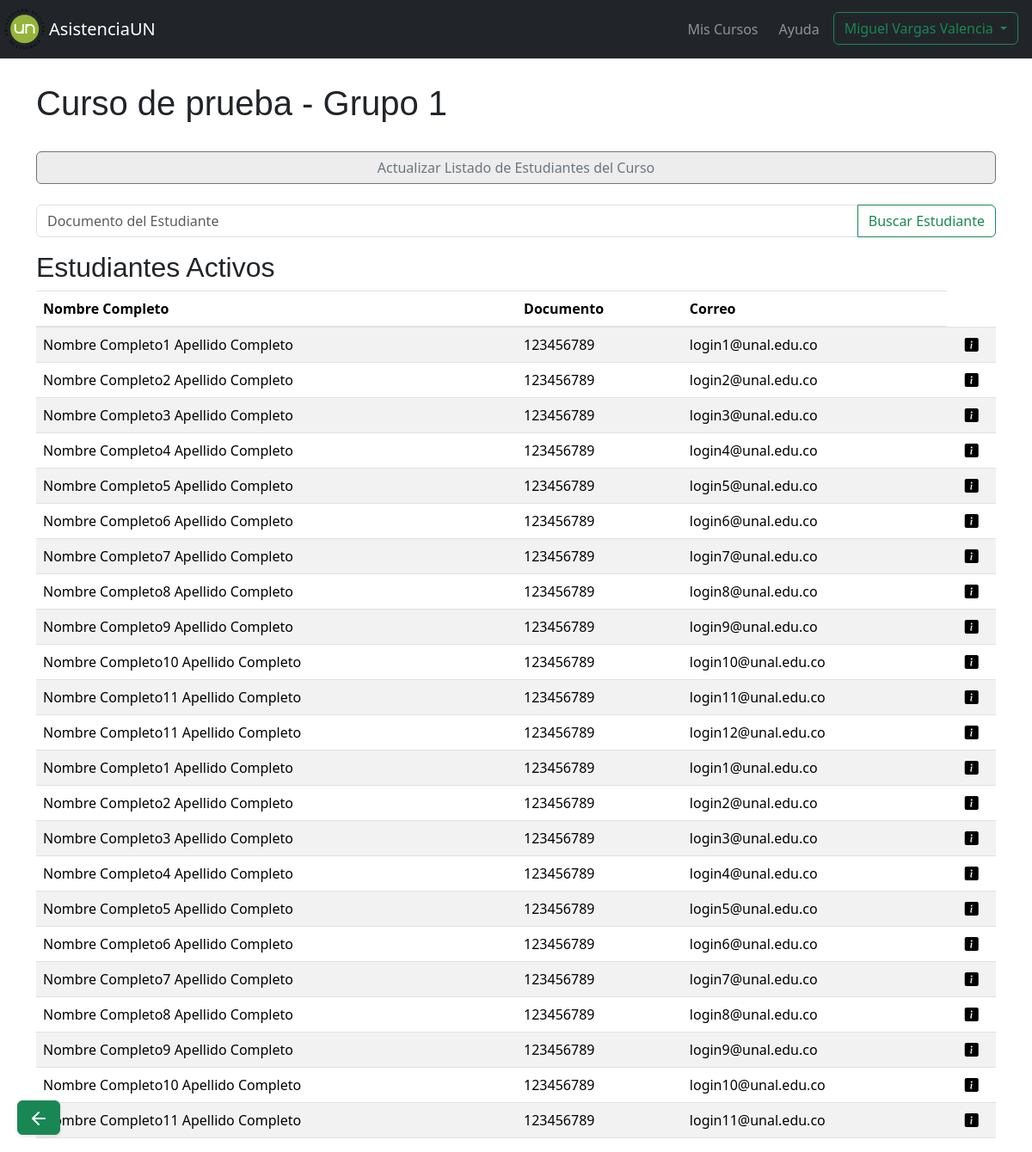
Page /listar_estudiantes_curso/30/ (signed in) on the committed database.
### myapp/models.py (models this page shows)
class Profesores(models.Model):
    user = models.OneToOneField(User, on_delete=models.CASCADE,null=True)
    documento_profesor = models.CharField(max_length=20, null=False)
    nombres_profesor = models.CharField(max_length=100, null=False)
    apellidos_profesor = models.CharField(max_length=100, null=False)

class Grupos(models.Model):
    id_grupo = models.AutoField(primary_key=True)
    nombre_grupo = models.CharField(max_length=50, null=False)
    curso_grupo = models.ForeignKey(Cursos, on_delete=models.CASCADE)
    estudiantes_grupo = models.ManyToManyField(Estudiantes, through='Inscripcion')

class Cursos(models.Model):
    id_curso = models.AutoField(primary_key=True)
    nombre_curso = models.CharField(max_length=100, null=False)
    anio_curso = models.IntegerField(null=False)
    semestre_curso = models.CharField(max_length=2, null=False, choices=[('1S', '1S'), ('2S', '2S')])
    fecha_creacion_curso = models.DateTimeField(auto_now_add=True)
    profesor_curso = models.ForeignKey(Profesores, on_delete=models.CASCADE)

class Estudiantes(models.Model):
    user = models.OneToOneField(User, on_delete=models.CASCADE,null=True)
    documento_estudiante = models.CharField(max_length=20, null=False)
    nombres_estudiante = models.CharField(max_length=100, null=False)
    apellidos_estudiante = models.CharField(max_length=100, null=False)
    plan_estudio = models.ForeignKey(PlanesEstudio, on_delete=models.CASCADE, null=True)

### myapp/views.py (the view)
# urls.py: path('listar_estudiantes_curso/<int:grupo>/', views.listar_estudiantes_curso,name="listar_estudiantes_curso"),
@login_required
def listar_estudiantes_curso(request,grupo):
    if  'profesor_id' in request.session:
        profesor = Profesores.objects.get(id=request.session['profesor_id'])
        grupo = Grupos.objects.get(id_grupo=grupo)
        try:
            if request.method == 'POST':
                if 'actualizarEstudiantes' in request.POST:
                    archivo = request.FILES['archivo_estudiantes']
                    actualizar = actualizar_estudiantes.actualizar_grupo_estudiantes(archivo, grupo.id_grupo)
                    cantidad=actualizar.ejecutar()
                    estudiantes_activos = grupo.estudiantes_grupo.filter(inscripcion__estado=True).order_by('apellidos_estudiante')
                    estudiantes_inactivos = grupo.estudiantes_grupo.filter(inscripcion__estado=False).order_by('apellidos_estudiante')
                    return render(request, 'profesores/listar_estudiantes_curso.html', {'grupo': grupo,'profesor': profesor, 'estudiantes_activos': estudiantes_activos,'estudiantes_inactivos':estudiantes_inactivos, 'mensaje_actualizacion': f'Estudiantes actualizados: {cantidad[0]} estudiantes nuevos, {cantidad[1]} estudiantes eliminados'})
                elif 'buscar_estudiante' in request.POST:
                    documento = request.POST.get('documento')
                    documento= '' if documento is None else documento
                    estudiantes_activos = grupo.estudiantes_grupo.filter(inscripcion__estado=True, documento_estudiante__startswith=documento).order_by('apellidos_estudiante')
                    estudiantes_inactivos = grupo.estudiantes_grupo.filter(inscripcion__estado=False, documento_estudiante__startswith=documento).order_by('apellidos_estudiante')
                    return render(request, 'profesores/listar_estudiantes_curso.html', {'grupo': grupo,'profesor': profesor, 'estudiantes_activos': estudiantes_activos,'estudiantes_inactivos':estudiantes_inactivos})
            else:
                estudiantes_activos = grupo.estudiantes_grupo.filter(inscripcion__estado=True).order_by('apellidos_estudiante')
                estudiantes_inactivos = grupo.estudiantes_grupo.filter(inscripcion__estado=False).order_by('apellidos_estudiante')
                return render(request, 'profesores/listar_estudiantes_curso.html', {'grupo': grupo,'profesor': profesor, 'estudiantes_activos': estudiantes_activos,'estudiantes_inactivos':estudiantes_inactivos})
        except Exception as e:
            print(e)
            return redirect('informacion_curso',grupo=grupo.id_grupo)
    else:
        return redirect('index')

### myapp/templates/profesores/listar_estudiantes_curso.html (shortened to what this page needs)
{% extends "profesores/format.html" %}
{% block content %}
<div class="container mt-5 pt-5">
    <h1 class="pb-4">{{grupo.curso_grupo.nombre_curso}} - Grupo {{grupo.nombre_grupo}}</h1>
    <div class="d-grid gap-2 pb-4">
        <button type="button" class="btn btn-outline-secondary btn-validar-listado" data-bs-toggle="modal"
            data-bs-target="#actualizarEstudiantes">
            Actualizar Listado de Estudiantes del Curso
        </button>
    </div>
    <form method="POST">
        <div class="input-group mb-3">
            <input type="text" class="form-control" aria-label="Search" placeholder="Documento del Estudiante"
                aria-describedby="search-button" name="documento">
            <div class="input-group-append">
                <button class="btn btn-outline-success" type="submit" id="search-button" name="buscar_estudiante">Buscar
                    Estudiante</button>
            </div>
        </div>
    </form>
    {% if estudiantes_activos %}
    <h2>Estudiantes Activos</h2>
    <div class="table-responsive">
        <table class="table table-striped table-hover" style="min-width: 800px;">
            <thead>
                <tr>
                    <th>Nombre Completo</th>
                    <th>Documento</th>
                    <th>Correo</th>
                </tr>
            </thead>
            <tbody>
                {% for estudiante in estudiantes_activos %}
                <tr>
                    <td>{{estudiante.nombres_estudiante}} {{estudiante.apellidos_estudiante}}</td>
                    <td>{{estudiante.documento_estudiante}}</td>
                    <td>{{estudiante.user.email}}</td>
                    <td class="text-center"><a class="nav-link" href="{% url 'informacion_estudiante' estudiante.id %}"><i class="bi bi-info-square-fill" style="cursor: pointer;"></i></a></td>
                </tr>
                {% endfor %}
            </tbody>
        </table>
    </div>
    {% endif %}
</div>
{% endblock %}

### myapp/templates/profesores/format.html (shortened to what this page needs)
{% load static %}
<!DOCTYPE html>
<html lang="en">
<head>
    <link rel="stylesheet" href="https://stackpath.bootstrapcdn.com/bootstrap/4.5.2/css/bootstrap.min.css">
    <link href="https://cdn.jsdelivr.net/npm/bootstrap@5.3.3/dist/css/bootstrap.min.css" rel="stylesheet">
    <link href="https://getbootstrap.com/docs/5.3/assets/css/docs.css" rel="stylesheet">
    <link rel="stylesheet" href="{% static 'css/formato.css'%}">
    <link href="https://cdn.jsdelivr.net/npm/bootstrap-icons@1.7.1/font/bootstrap-icons.css" rel="stylesheet">
</head>
<body>
    <nav class="navbar navbar-expand-lg navbar-dark bg-dark fixed-top">
        <img src="{% static 'img/logounal.png'%}" alt="Logo UNAL">
        <a class="navbar-brand" href="{% url 'cursos_estudiantes' %}">AsistenciaUN</a>
        <div class="collapse navbar-collapse" id="navbarNav">
            <ul class="navbar-nav ml-auto">
                <li class="nav-item">
                    <a class="nav-link ml-2" href="{% url 'cursos_estudiantes' %}">Mis Cursos</a>
                </li>
                <li class="nav-item">
                    <a class="nav-link ml-2" href="#">Ayuda</a>
                </li>
                <li class="nav-item pl-2 pr-3 ">
                    <div class="btn-group" style="display: block;" role="group">
                        {% if profesor %}
                        <button type="button" class="btn btn-outline-success dropdown-toggle" data-bs-toggle="dropdown"
                            aria-expanded="false">
                            {{profesor.nombres_profesor}} {{profesor.apellidos_profesor}}
                        </button>
                        {% elif estudiante %}
                        <button type="button" class="btn btn-outline-success dropdown-toggle" data-bs-toggle="dropdown"
                            aria-expanded="false">
                            Nombres Apellidos Estudiante
                        </button>
                        {% endif %}
                    </div>
                </li>
            </ul>
        </div>
    </nav>
    {% block content %}
    {% endblock %}
    <div style="position: fixed; bottom: 20px; left: 20px;">
        <button class="btn btn-success" style="box-shadow: 0 2px 4px rgba(0, 0, 0, 0.1);" onclick="location.href='{{ request.META.HTTP_REFERER }}'">
            <svg xmlns="http://www.w3.org/2000/svg" width="24" height="24" viewBox="0 0 24 24" fill="none" stroke="currentColor" stroke-width="2" stroke-linecap="round" stroke-linejoin="round" class="feather feather-arrow-left">
                <line x1="19" y1="12" x2="5" y2="12"></line>
                <polyline points="12 19 5 12 12 5"></polyline>
            </svg>
        </button>
    </div>
</body>
</html>

### myapp/static/css/formato.css (style rules this page uses)
body h1,h2,h3 { font-family: 'AncizarSans-Bold', sans-serif; }
.btn-validar-listado { background-color: rgb(237, 237, 237); }

### rows in the picture
Profesores: nombres_profesor "Miguel", apellidos_profesor "Vargas Valencia"
Grupos: curso_grupo.nombre_curso "Curso de prueba", nombre_grupo "1"
Estudiantes: nombres_estudiante "Nombre Completo1", apellidos_estudiante "Apellido Completo", documento_estudiante "123456789", user.email "login1@unal.edu.co"
Estudiantes: nombres_estudiante "Nombre Completo2", apellidos_estudiante "Apellido Completo", documento_estudiante "123456789", user.email "login2@unal.edu.co"
Estudiantes: nombres_estudiante "Nombre Completo3", apellidos_estudiante "Apellido Completo", documento_estudiante "123456789", user.email "login3@unal.edu.co"
Estudiantes: nombres_estudiante "Nombre Completo4", apellidos_estudiante "Apellido Completo", documento_estudiante "123456789", user.email "login4@unal.edu.co"
Estudiantes: nombres_estudiante "Nombre Completo5", apellidos_estudiante "Apellido Completo", documento_estudiante "123456789", user.email "login5@unal.edu.co"
Estudiantes: nombres_estudiante "Nombre Completo6", apellidos_estudiante "Apellido Completo", documento_estudiante "123456789", user.email "login6@unal.edu.co"
Estudiantes: nombres_estudiante "Nombre Completo7", apellidos_estudiante "Apellido Completo", documento_estudiante "123456789", user.email "login7@unal.edu.co"
Estudiantes: nombres_estudiante "Nombre Completo8", apellidos_estudiante "Apellido Completo", documento_estudiante "123456789", user.email "login8@unal.edu.co"
Estudiantes: nombres_estudiante "Nombre Completo9", apellidos_estudiante "Apellido Completo", documento_estudiante "123456789", user.email "login9@unal.edu.co"
Estudiantes: nombres_estudiante "Nombre Completo10", apellidos_estudiante "Apellido Completo", documento_estudiante "123456789", user.email "login10@unal.edu.co"
Estudiantes: nombres_estudiante "Nombre Completo11", apellidos_estudiante "Apellido Completo", documento_estudiante "123456789", user.email "login11@unal.edu.co"
Estudiantes: nombres_estudiante "Nombre Completo11", apellidos_estudiante "Apellido Completo", documento_estudiante "123456789", user.email "login12@unal.edu.co"
